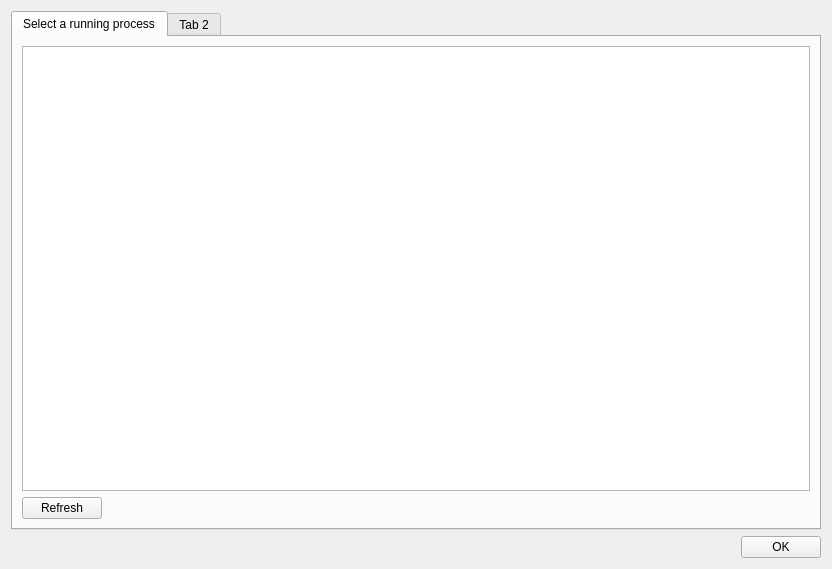
<?xml version="1.0" encoding="UTF-8"?>
<ui version="4.0">
 <class>SelectProcessView</class>
 <widget class="QWidget" name="SelectProcessView">
  <property name="windowModality">
   <enum>Qt::ApplicationModal</enum>
  </property>
  <property name="geometry">
   <rect>
    <x>0</x>
    <y>0</y>
    <width>832</width>
    <height>569</height>
   </rect>
  </property>
  <property name="windowTitle">
   <string>Select Process</string>
  </property>
  <layout class="QVBoxLayout" name="verticalLayout">
   <item>
    <widget class="QTabWidget" name="tabWidget">
     <widget class="QWidget" name="tab_runningProcess">
      <attribute name="title">
       <string>Select a running process</string>
      </attribute>
      <layout class="QVBoxLayout" name="verticalLayout_2">
       <item>
        <widget class="QTableWidget" name="tableWidget_selectprocess">
         <property name="editTriggers">
          <set>QAbstractItemView::NoEditTriggers</set>
         </property>
         <property name="selectionMode">
          <enum>QAbstractItemView::SingleSelection</enum>
         </property>
         <property name="selectionBehavior">
          <enum>QAbstractItemView::SelectRows</enum>
         </property>
         <property name="showGrid">
          <bool>false</bool>
         </property>
         <attribute name="horizontalHeaderStretchLastSection">
          <bool>true</bool>
         </attribute>
         <attribute name="verticalHeaderVisible">
          <bool>false</bool>
         </attribute>
         <attribute name="verticalHeaderDefaultSectionSize">
          <number>20</number>
         </attribute>
        </widget>
       </item>
       <item>
        <layout class="QHBoxLayout" name="horizontalLayout_2">
         <item>
          <widget class="QPushButton" name="pushButton_refresh">
           <property name="text">
            <string>Refresh</string>
           </property>
          </widget>
         </item>
         <item>
          <spacer name="horizontalSpacer_2">
           <property name="orientation">
            <enum>Qt::Horizontal</enum>
           </property>
           <property name="sizeHint" stdset="0">
            <size>
             <width>40</width>
             <height>20</height>
            </size>
           </property>
          </spacer>
         </item>
        </layout>
       </item>
      </layout>
     </widget>
     <widget class="QWidget" name="tab_2">
      <attribute name="title">
       <string>Tab 2</string>
      </attribute>
     </widget>
    </widget>
   </item>
   <item>
    <layout class="QHBoxLayout" name="horizontalLayout">
     <item>
      <spacer name="horizontalSpacer">
       <property name="orientation">
        <enum>Qt::Horizontal</enum>
       </property>
       <property name="sizeHint" stdset="0">
        <size>
         <width>40</width>
         <height>20</height>
        </size>
       </property>
      </spacer>
     </item>
     <item>
      <widget class="QPushButton" name="pushButton_ok">
       <property name="text">
        <string>OK</string>
       </property>
      </widget>
     </item>
    </layout>
   </item>
  </layout>
 </widget>
 <resources/>
 <connections/>
</ui>
